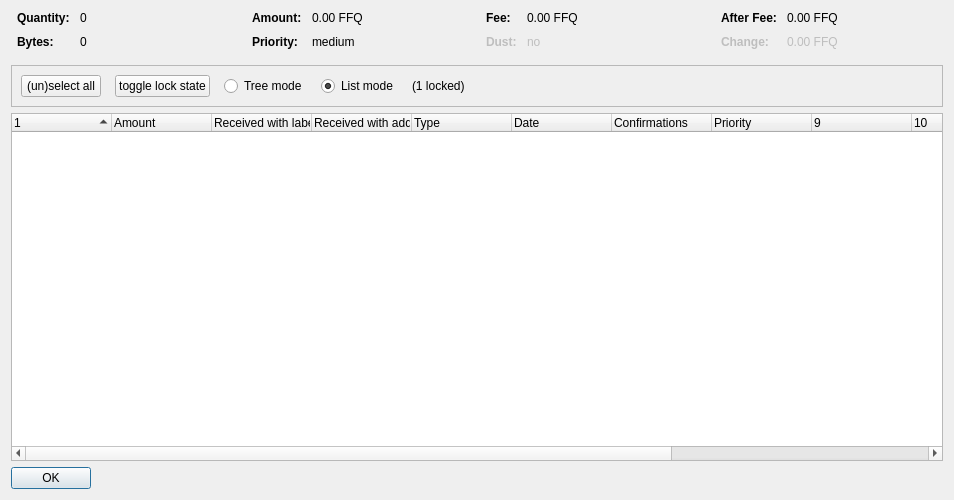
<?xml version="1.0" encoding="UTF-8"?>
<ui version="4.0">
 <class>CoinControlDialog</class>
 <widget class="QDialog" name="CoinControlDialog">
  <property name="geometry">
   <rect>
    <x>0</x>
    <y>0</y>
    <width>954</width>
    <height>500</height>
   </rect>
  </property>
  <property name="windowTitle">
   <string>Coin Selection</string>
  </property>
  <layout class="QVBoxLayout" name="verticalLayout">
   <item>
    <layout class="QHBoxLayout" name="horizontalLayoutTop" stretch="0,0,0,0">
     <property name="topMargin">
      <number>0</number>
     </property>
     <property name="bottomMargin">
      <number>10</number>
     </property>
     <item>
      <layout class="QFormLayout" name="formLayoutCoinControl1">
       <property name="horizontalSpacing">
        <number>10</number>
       </property>
       <property name="verticalSpacing">
        <number>10</number>
       </property>
       <property name="leftMargin">
        <number>6</number>
       </property>
       <property name="rightMargin">
        <number>6</number>
       </property>
       <item row="0" column="0">
        <widget class="QLabel" name="labelCoinControlQuantityText">
         <property name="font">
          <font>
           <weight>75</weight>
           <bold>true</bold>
          </font>
         </property>
         <property name="text">
          <string>Quantity:</string>
         </property>
        </widget>
       </item>
       <item row="0" column="1">
        <widget class="QLabel" name="labelCoinControlQuantity">
         <property name="cursor">
          <cursorShape>IBeamCursor</cursorShape>
         </property>
         <property name="contextMenuPolicy">
          <enum>Qt::ActionsContextMenu</enum>
         </property>
         <property name="text">
          <string notr="true">0</string>
         </property>
         <property name="textInteractionFlags">
          <set>Qt::LinksAccessibleByMouse|Qt::TextSelectableByKeyboard|Qt::TextSelectableByMouse</set>
         </property>
        </widget>
       </item>
       <item row="1" column="0">
        <widget class="QLabel" name="labelCoinControlBytesText">
         <property name="font">
          <font>
           <weight>75</weight>
           <bold>true</bold>
          </font>
         </property>
         <property name="text">
          <string>Bytes:</string>
         </property>
        </widget>
       </item>
       <item row="1" column="1">
        <widget class="QLabel" name="labelCoinControlBytes">
         <property name="cursor">
          <cursorShape>IBeamCursor</cursorShape>
         </property>
         <property name="contextMenuPolicy">
          <enum>Qt::ActionsContextMenu</enum>
         </property>
         <property name="text">
          <string notr="true">0</string>
         </property>
         <property name="textInteractionFlags">
          <set>Qt::LinksAccessibleByMouse|Qt::TextSelectableByKeyboard|Qt::TextSelectableByMouse</set>
         </property>
        </widget>
       </item>
      </layout>
     </item>
     <item>
      <layout class="QFormLayout" name="formLayoutCoinControl2">
       <property name="horizontalSpacing">
        <number>10</number>
       </property>
       <property name="verticalSpacing">
        <number>10</number>
       </property>
       <property name="leftMargin">
        <number>6</number>
       </property>
       <property name="rightMargin">
        <number>6</number>
       </property>
       <item row="0" column="0">
        <widget class="QLabel" name="labelCoinControlAmountText">
         <property name="font">
          <font>
           <weight>75</weight>
           <bold>true</bold>
          </font>
         </property>
         <property name="text">
          <string>Amount:</string>
         </property>
        </widget>
       </item>
       <item row="0" column="1">
        <widget class="QLabel" name="labelCoinControlAmount">
         <property name="cursor">
          <cursorShape>IBeamCursor</cursorShape>
         </property>
         <property name="contextMenuPolicy">
          <enum>Qt::ActionsContextMenu</enum>
         </property>
         <property name="text">
          <string notr="true">0.00 FFQ</string>
         </property>
         <property name="textInteractionFlags">
          <set>Qt::LinksAccessibleByMouse|Qt::TextSelectableByKeyboard|Qt::TextSelectableByMouse</set>
         </property>
        </widget>
       </item>
       <item row="1" column="0">
        <widget class="QLabel" name="labelCoinControlPriorityText">
         <property name="font">
          <font>
           <weight>75</weight>
           <bold>true</bold>
          </font>
         </property>
         <property name="text">
          <string>Priority:</string>
         </property>
        </widget>
       </item>
       <item row="1" column="1">
        <widget class="QLabel" name="labelCoinControlPriority">
         <property name="cursor">
          <cursorShape>IBeamCursor</cursorShape>
         </property>
         <property name="contextMenuPolicy">
          <enum>Qt::ActionsContextMenu</enum>
         </property>
         <property name="text">
          <string>medium</string>
         </property>
         <property name="textInteractionFlags">
          <set>Qt::LinksAccessibleByMouse|Qt::TextSelectableByKeyboard|Qt::TextSelectableByMouse</set>
         </property>
        </widget>
       </item>
      </layout>
     </item>
     <item>
      <layout class="QFormLayout" name="formLayoutCoinControl3">
       <property name="horizontalSpacing">
        <number>10</number>
       </property>
       <property name="verticalSpacing">
        <number>10</number>
       </property>
       <property name="leftMargin">
        <number>6</number>
       </property>
       <property name="rightMargin">
        <number>6</number>
       </property>
       <item row="0" column="0">
        <widget class="QLabel" name="labelCoinControlFeeText">
         <property name="font">
          <font>
           <weight>75</weight>
           <bold>true</bold>
          </font>
         </property>
         <property name="text">
          <string>Fee:</string>
         </property>
        </widget>
       </item>
       <item row="0" column="1">
        <widget class="QLabel" name="labelCoinControlFee">
         <property name="cursor">
          <cursorShape>IBeamCursor</cursorShape>
         </property>
         <property name="contextMenuPolicy">
          <enum>Qt::ActionsContextMenu</enum>
         </property>
         <property name="text">
          <string notr="true">0.00 FFQ</string>
         </property>
         <property name="textInteractionFlags">
          <set>Qt::LinksAccessibleByMouse|Qt::TextSelectableByKeyboard|Qt::TextSelectableByMouse</set>
         </property>
        </widget>
       </item>
       <item row="1" column="0">
        <widget class="QLabel" name="labelCoinControlLowOutputText">
         <property name="enabled">
          <bool>false</bool>
         </property>
         <property name="font">
          <font>
           <weight>75</weight>
           <bold>true</bold>
          </font>
         </property>
         <property name="text">
          <string>Dust:</string>
         </property>
        </widget>
       </item>
       <item row="1" column="1">
        <widget class="QLabel" name="labelCoinControlLowOutput">
         <property name="enabled">
          <bool>false</bool>
         </property>
         <property name="cursor">
          <cursorShape>IBeamCursor</cursorShape>
         </property>
         <property name="contextMenuPolicy">
          <enum>Qt::ActionsContextMenu</enum>
         </property>
         <property name="text">
          <string>no</string>
         </property>
         <property name="textInteractionFlags">
          <set>Qt::LinksAccessibleByMouse|Qt::TextSelectableByKeyboard|Qt::TextSelectableByMouse</set>
         </property>
        </widget>
       </item>
      </layout>
     </item>
     <item>
      <layout class="QFormLayout" name="formLayoutCoinControl4">
       <property name="horizontalSpacing">
        <number>10</number>
       </property>
       <property name="verticalSpacing">
        <number>10</number>
       </property>
       <property name="leftMargin">
        <number>6</number>
       </property>
       <property name="rightMargin">
        <number>6</number>
       </property>
       <item row="0" column="0">
        <widget class="QLabel" name="labelCoinControlAfterFeeText">
         <property name="font">
          <font>
           <weight>75</weight>
           <bold>true</bold>
          </font>
         </property>
         <property name="text">
          <string>After Fee:</string>
         </property>
        </widget>
       </item>
       <item row="0" column="1">
        <widget class="QLabel" name="labelCoinControlAfterFee">
         <property name="cursor">
          <cursorShape>IBeamCursor</cursorShape>
         </property>
         <property name="contextMenuPolicy">
          <enum>Qt::ActionsContextMenu</enum>
         </property>
         <property name="text">
          <string notr="true">0.00 FFQ</string>
         </property>
         <property name="textInteractionFlags">
          <set>Qt::LinksAccessibleByMouse|Qt::TextSelectableByKeyboard|Qt::TextSelectableByMouse</set>
         </property>
        </widget>
       </item>
       <item row="1" column="0">
        <widget class="QLabel" name="labelCoinControlChangeText">
         <property name="enabled">
          <bool>false</bool>
         </property>
         <property name="font">
          <font>
           <weight>75</weight>
           <bold>true</bold>
          </font>
         </property>
         <property name="text">
          <string>Change:</string>
         </property>
        </widget>
       </item>
       <item row="1" column="1">
        <widget class="QLabel" name="labelCoinControlChange">
         <property name="enabled">
          <bool>false</bool>
         </property>
         <property name="cursor">
          <cursorShape>IBeamCursor</cursorShape>
         </property>
         <property name="contextMenuPolicy">
          <enum>Qt::ActionsContextMenu</enum>
         </property>
         <property name="text">
          <string notr="true">0.00 FFQ</string>
         </property>
         <property name="textInteractionFlags">
          <set>Qt::LinksAccessibleByMouse|Qt::TextSelectableByKeyboard|Qt::TextSelectableByMouse</set>
         </property>
        </widget>
       </item>
      </layout>
     </item>
    </layout>
   </item>
   <item>
    <widget class="QFrame" name="frame">
     <property name="minimumSize">
      <size>
       <width>0</width>
       <height>40</height>
      </size>
     </property>
     <property name="frameShape">
      <enum>QFrame::StyledPanel</enum>
     </property>
     <property name="frameShadow">
      <enum>QFrame::Sunken</enum>
     </property>
     <layout class="QHBoxLayout" name="horizontalLayout">
      <item>
       <layout class="QHBoxLayout" name="horizontalLayoutPanel" stretch="0,0,0,0,0,0">
        <property name="spacing">
         <number>14</number>
        </property>
        <item>
         <widget class="QPushButton" name="pushButtonSelectAll">
          <property name="sizePolicy">
           <sizepolicy hsizetype="Maximum" vsizetype="Fixed">
            <horstretch>0</horstretch>
            <verstretch>0</verstretch>
           </sizepolicy>
          </property>
          <property name="text">
           <string>(un)select all</string>
          </property>
          <property name="autoDefault">
           <bool>false</bool>
          </property>
         </widget>
        </item>
        <item>
         <widget class="QPushButton" name="pushButtonToggleLock">
          <property name="sizePolicy">
           <sizepolicy hsizetype="Maximum" vsizetype="Fixed">
            <horstretch>0</horstretch>
            <verstretch>0</verstretch>
           </sizepolicy>
          </property>
          <property name="text">
           <string>toggle lock state</string>
          </property>
          <property name="autoDefault">
           <bool>false</bool>
          </property>
         </widget>
        </item>
        <item>
         <widget class="QRadioButton" name="radioTreeMode">
          <property name="sizePolicy">
           <sizepolicy hsizetype="Maximum" vsizetype="Fixed">
            <horstretch>0</horstretch>
            <verstretch>0</verstretch>
           </sizepolicy>
          </property>
          <property name="text">
           <string>Tree mode</string>
          </property>
         </widget>
        </item>
        <item>
         <widget class="QRadioButton" name="radioListMode">
          <property name="sizePolicy">
           <sizepolicy hsizetype="Maximum" vsizetype="Fixed">
            <horstretch>0</horstretch>
            <verstretch>0</verstretch>
           </sizepolicy>
          </property>
          <property name="text">
           <string>List mode</string>
          </property>
          <property name="checked">
           <bool>true</bool>
          </property>
         </widget>
        </item>
        <item>
         <widget class="QLabel" name="labelLocked">
          <property name="text">
           <string>(1 locked)</string>
          </property>
         </widget>
        </item>
        <item>
         <spacer name="horizontalSpacer">
          <property name="orientation">
           <enum>Qt::Horizontal</enum>
          </property>
          <property name="sizeHint" stdset="0">
           <size>
            <width>40</width>
            <height>20</height>
           </size>
          </property>
         </spacer>
        </item>
       </layout>
      </item>
     </layout>
    </widget>
   </item>
   <item>
    <widget class="CoinControlTreeWidget" name="treeWidget">
     <property name="contextMenuPolicy">
      <enum>Qt::CustomContextMenu</enum>
     </property>
     <property name="sortingEnabled">
      <bool>false</bool>
     </property>
     <property name="columnCount">
      <number>13</number>
     </property>
     <attribute name="headerShowSortIndicator" stdset="0">
      <bool>true</bool>
     </attribute>
     <attribute name="headerStretchLastSection">
      <bool>false</bool>
     </attribute>
     <column>
      <property name="text">
       <string/>
      </property>
     </column>
     <column>
      <property name="text">
       <string>Amount</string>
      </property>
     </column>
     <column>
      <property name="text">
       <string>Received with label</string>
      </property>
     </column>
     <column>
      <property name="text">
       <string>Received with address</string>
      </property>
     </column>
     <column>
      <property name="text">
       <string>Type</string>
      </property>
     </column>
     <column>
      <property name="text">
       <string>Date</string>
      </property>
     </column>
     <column>
      <property name="text">
       <string>Confirmations</string>
      </property>
      <property name="toolTip">
       <string>Confirmed</string>
      </property>
     </column>
     <column>
      <property name="text">
       <string>Priority</string>
      </property>
     </column>
     <column>
      <property name="text">
       <string/>
      </property>
     </column>
     <column>
      <property name="text">
       <string/>
      </property>
     </column>
     <column>
      <property name="text">
       <string/>
      </property>
     </column>
     <column>
      <property name="text">
       <string/>
      </property>
     </column>
     <column>
      <property name="text">
       <string/>
      </property>
     </column>
    </widget>
   </item>
   <item>
    <widget class="QDialogButtonBox" name="buttonBox">
     <property name="sizePolicy">
      <sizepolicy hsizetype="Maximum" vsizetype="Fixed">
       <horstretch>0</horstretch>
       <verstretch>0</verstretch>
      </sizepolicy>
     </property>
     <property name="orientation">
      <enum>Qt::Horizontal</enum>
     </property>
     <property name="standardButtons">
      <set>QDialogButtonBox::Ok</set>
     </property>
    </widget>
   </item>
  </layout>
 </widget>
 <customwidgets>
  <customwidget>
   <class>CoinControlTreeWidget</class>
   <extends>QTreeWidget</extends>
   <header>coincontroltreewidget.h</header>
  </customwidget>
 </customwidgets>
 <resources/>
 <connections/>
</ui>
